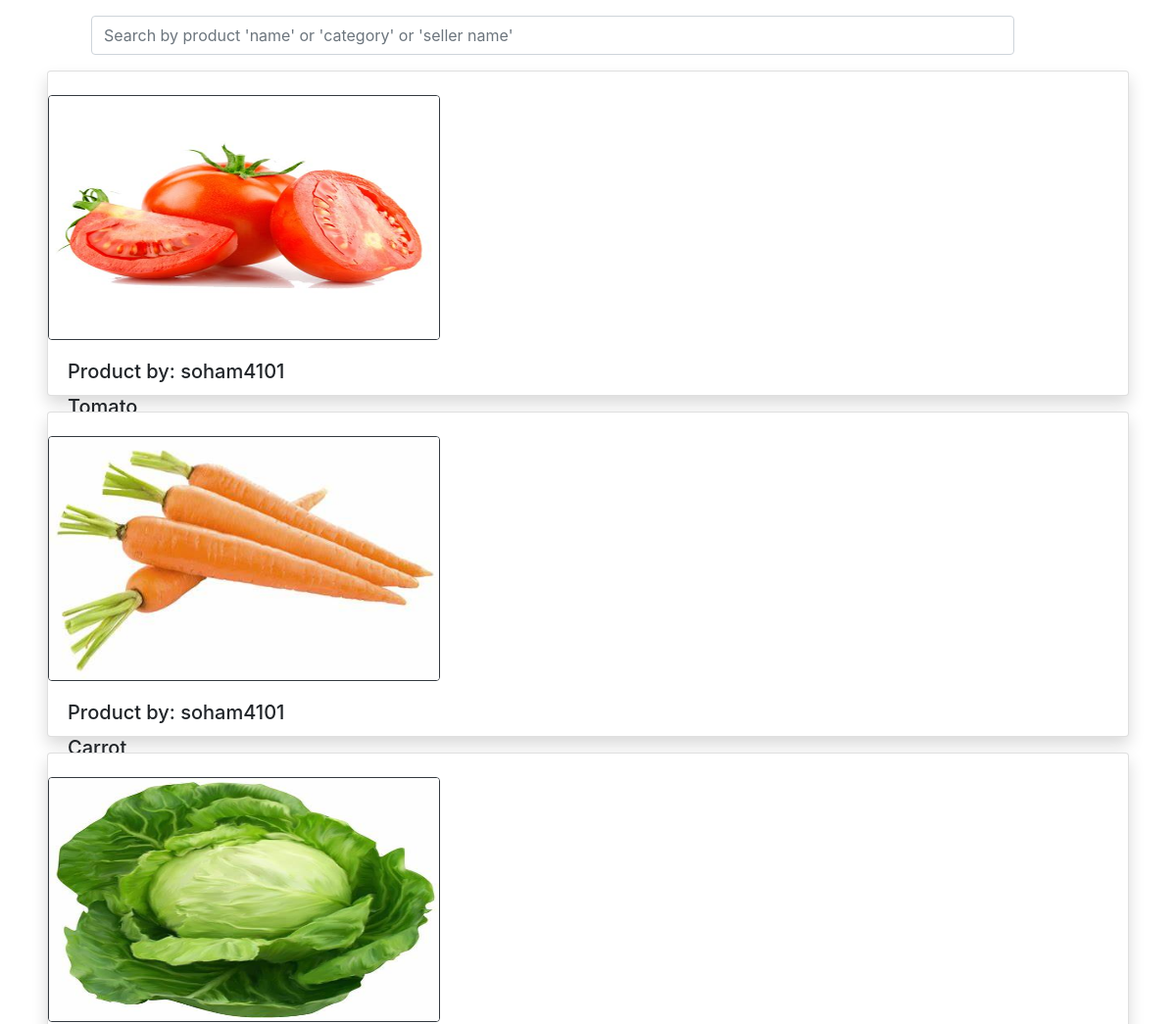
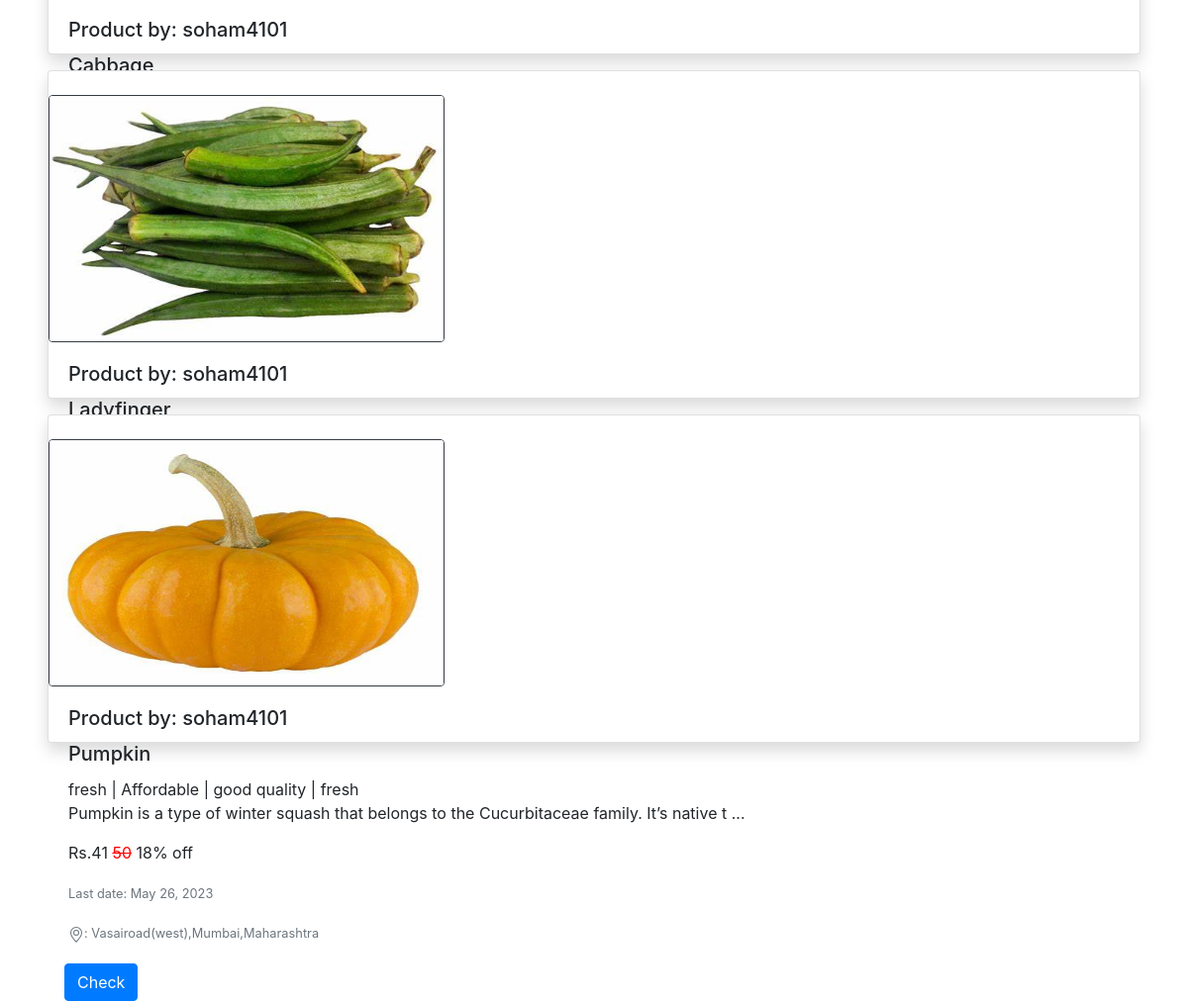
The page /more/Vegetables on the database its author committed (2 pictures, top to bottom).
### todoapp/models.py (models this page shows, shortened)
class Item(models.Model):
    seller = models.TextField()
    category = models.TextField(
		choices = ITEMS_CHOICES )
    itemname = models.TextField()
    discription = models.TextField()
    key_features1 = models.TextField()
    key_features2 = models.TextField()
    key_features3 = models.TextField()
    key_features4 = models.TextField()
    old_itemprice = models.IntegerField()
    new_itemprice = models.IntegerField()
    percentage = models.IntegerField()
    lastdate = models.DateField()
    state = models.TextField()
    city = models.TextField()
    area = models.TextField()
    address = models.TextField()
    images = models.ImageField(upload_to='images')

### todoapp/views.py (the view)
# urls.py: path('more/<str:obj1>', views.more, name="more"),
def more(request, obj1):
    context = {'nopage': False}
    so = Item.objects.all()
    ab = Item.objects.filter(category = obj1)
    cd = Item.objects.filter(category = obj1, state = "Maharashtra", city = "Mumbai", area = "Vasairoad(west)")
    if (len(ab) or len(cd)) == 0:
        context = {'obj': obj1, 'ab': ab, 'cd': cd, 'so': so, 'username': request.session.get('username'), 'nopage': True}
        return render(request, 'more.html', context)
    else:
        context = {'obj': obj1, 'ab': ab, 'cd': cd, 'so': so, 'username': request.session.get('username')}
        return render(request, 'more.html', context)
    context = {'obj': obj1, 'ab': ab, 'cd': cd, 'so': so, 'username': request.session.get('username')}
    return render(request, 'more.html', context)

### template/more.html (shortened to what this page needs)
<!DOCTYPE html>
{%load static %}
<html lang="en">
<head>
    <link rel="stylesheet" href="https://cdn.jsdelivr.net/npm/bootstrap@4.3.1/dist/css/bootstrap.min.css">
    <link rel='stylesheet' href='https://cdn.jsdelivr.net/npm/bootstrap-icons@1.7.2/font/bootstrap-icons.css'>
</head>
<body>
<div class="container my-3 sticky-top ">
  <form class="form-inline my-2 my-lg-0" method="get" style="width: 1100px; height: 40px;" action="/search">
    <input class="form-control mr-sm-2 ml-5" type="search" id="search" name="search" list="datalistOptions" style="width: 942px; height: 40px;" placeholder="Search by product 'name' or 'category' or 'seller name'" aria-label="Search">
  </form>
</div>
    <table class="table table-striped table-hover ">
      <tbody>
      {% if username %}
      {% for obj in cd %}
        <div class="shadow card mb-3 mx-5 bg-body rounded" >
          <div class="row no-gutters" style="height: 330px;">
          {% if obj.images %}
              <img src="{{obj.images.url}}" class="rounded border border-dark mt-4"  alt="..." style="width: 400px; height: 250px;"  >
              {% else %}
              <img src="{% static 'D:\VoLo\VoLo\media\images\Screenshot_20.png' %}" class="card-img-top" alt="..." height="" width="">
            {% endif %}
          <div class="col-md-8">
            <div class="card-body">
              <h5 class="card-title">Product by: {{obj.seller}}</h5>
              <h5 class="card-title">{{obj.itemname}}</h5>
                {{obj.key_features1}} | {{obj.key_features2}} | {{obj.key_features3}} | {{obj.key_features4}}
              <p class="card-text">
                {{ obj.discription|slice:":90" }} {% if obj.discription|length > 90 %}...{% endif %}
              </p>
              <p >Rs.{{obj.new_itemprice}}
            <del style="color: red;">{{obj.old_itemprice}}</del>  {{obj.percentage}}% off</p>
            <p class="card-text"><small class="text-muted">Last date: {{obj.lastdate}}</small></p>
            <p class="card-text"><small class="text-muted"><svg xmlns="http://www.w3.org/2000/svg" width="16" height="16" fill="currentColor" class="bi bi-geo-alt" viewBox="0 0 16 16">
  <path d="M12.166 8.94c-.524 1.062-1.234 2.12-1.96 3.07A31.493 31.493 0 0 1 8 14.58a31.481 31.481 0 0 1-2.206-2.57c-.726-.95-1.436-2.008-1.96-3.07C3.304 7.867 3 6.862 3 6a5 5 0 0 1 10 0c0 .862-.305 1.867-.834 2.94zM8 16s6-5.686 6-10A6 6 0 0 0 2 6c0 4.314 6 10 6 10z"/>
  <path d="M8 8a2 2 0 1 1 0-4 2 2 0 0 1 0 4zm0 1a3 3 0 1 0 0-6 3 3 0 0 0 0 6z"/>
  </svg>: {{obj.address}}</small></p>
          </div>
          {% if username %}
          <a class="btn btn-primary ml-3 " href="/select/{{obj.itemname}}/{{obj.old_itemprice}}/{{obj.new_itemprice}}/{{obj.lastdate}}/{{obj.discription}}" >Check</a>
          {% else %}
          <a class="btn btn-primary ml-3 " href="/login" >Check</a>
          {% endif %}
        </div>
      </div>
    </div>
    {% endfor %}
    {% if nopage %}
    <div class="container position-center">
      No page
    </div>
    {% else %}
    {% endif %}
      {% else %}
      {% for obj in ab %}
        <div class="shadow card mb-3 mx-5 bg-body rounded" >
          <div class="row no-gutters" style="height: 330px;">
          {% if obj.images %}
              <img src="{{obj.images.url}}" class="rounded border border-dark mt-4"  alt="..." style="width: 400px; height: 250px;"  >
              {% else %}
              <img src="{% static 'D:\VoLo\VoLo\media\images\Screenshot_20.png' %}" class="card-img-top" alt="..." height="" width="">
            {% endif %}
          <div class="col-md-8">
            <div class="card-body">
              <h5 class="card-title">Product by: {{obj.seller}}</h5>
              <h5 class="card-title">{{obj.itemname}}</h5>
                {{obj.key_features1}} | {{obj.key_features2}} | {{obj.key_features3}} | {{obj.key_features4}}
              <p class="card-text">
                {{ obj.discription|slice:":90" }} {% if obj.discription|length > 90 %}...{% endif %}
              </p>
              <p >Rs.{{obj.new_itemprice}}
            <del style="color: red;">{{obj.old_itemprice}}</del>  {{obj.percentage}}% off</p>
            <p class="card-text"><small class="text-muted">Last date: {{obj.lastdate}}</small></p>
            <p class="card-text"><small class="text-muted">: {{obj.address}}</small></p>
          </div>
          {% if username %}
          <a class="btn btn-primary ml-3 " href="/select/{{obj.itemname}}/{{obj.old_itemprice}}/{{obj.new_itemprice}}/{{obj.lastdate}}/{{obj.discription}}" >Check</a>
          {% else %}
          <a class="btn btn-primary ml-3 " href="/login" >Check</a>
          {% endif %}
        </div>
      </div>
    </div>
    {% endfor %}
      {% endif %}
    </tbody>
  </body>
  </html>

### rows shown on the page
Item: images (picture), seller "soham4101", itemname "Tomato"
Item: images (picture), seller "soham4101", itemname "Carrot"
Item: images (picture), seller "soham4101", itemname "Cabbage"
Item: images (picture), seller "soham4101", itemname "Ladyfinger"
Item: images (picture), seller "soham4101", itemname "Pumpkin", key_features1 "fresh", key_features2 "Affordable", key_features3 "good quality", key_features4 "fresh", discription "Pumpkin is a type of winter squash that belongs to the Cucurbitaceae family. It’s native t", new_itemprice "41", old_itemprice "50", percentage "18", lastdate "May 26, 2023", address "Vasairoad(west),Mumbai,Maharashtra", shows "Check"
